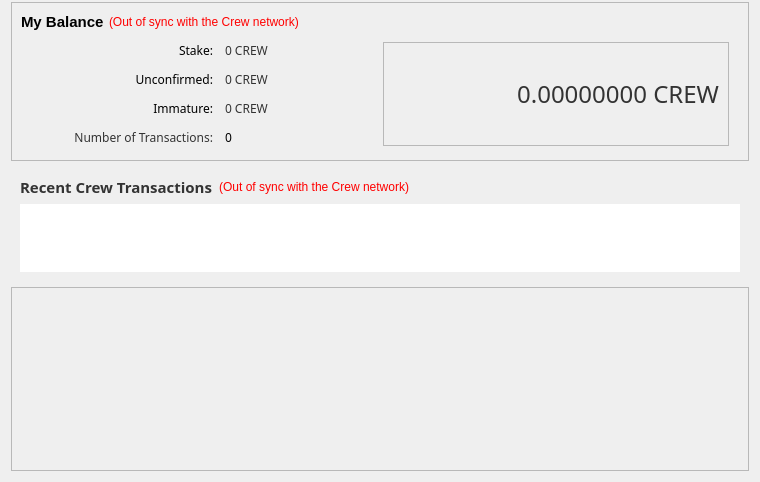
<?xml version="1.0" encoding="UTF-8"?>
<ui version="4.0">
 <class>OverviewPage</class>
 <widget class="QWidget" name="OverviewPage">
  <property name="geometry">
   <rect>
    <x>0</x>
    <y>0</y>
    <width>760</width>
    <height>397</height>
   </rect>
  </property>
  <property name="windowTitle">
   <string>Form</string>
  </property>
  <layout class="QVBoxLayout" name="verticalLayout_5" stretch="0,1,0">
   <property name="topMargin">
    <number>2</number>
   </property>
   <item>
    <widget class="QFrame" name="frameTop">
     <property name="frameShape">
      <enum>QFrame::StyledPanel</enum>
     </property>
     <property name="frameShadow">
      <enum>QFrame::Raised</enum>
     </property>
     <layout class="QVBoxLayout" name="verticalLayout_4">
      <property name="spacing">
       <number>5</number>
      </property>
      <item>
       <layout class="QHBoxLayout" name="horizontalLayout_4">
        <item>
         <widget class="QLabel" name="label_5">
          <property name="font">
           <font>
            <pointsize>11</pointsize>
            <weight>75</weight>
            <bold>true</bold>
           </font>
          </property>
          <property name="text">
           <string>My Balance</string>
          </property>
         </widget>
        </item>
        <item>
         <widget class="QLabel" name="labelWalletStatus">
          <property name="toolTip">
           <string>The displayed information may be out of date. Your wallet automatically synchronizes with the Crew network after a connection is established, but this process has not completed yet.</string>
          </property>
          <property name="styleSheet">
           <string notr="true">QLabel { color: red; }</string>
          </property>
          <property name="text">
           <string notr="true">(Out of sync with the Crew network)</string>
          </property>
          <property name="alignment">
           <set>Qt::AlignLeading|Qt::AlignLeft|Qt::AlignVCenter</set>
          </property>
         </widget>
        </item>
        <item>
         <spacer name="horizontalSpacer_2">
          <property name="orientation">
           <enum>Qt::Horizontal</enum>
          </property>
          <property name="sizeHint" stdset="0">
           <size>
            <width>40</width>
            <height>20</height>
           </size>
          </property>
         </spacer>
        </item>
       </layout>
      </item>
      <item>
       <layout class="QHBoxLayout" name="horizontalLayout">
        <property name="leftMargin">
         <number>10</number>
        </property>
        <property name="topMargin">
         <number>5</number>
        </property>
        <property name="rightMargin">
         <number>10</number>
        </property>
        <property name="bottomMargin">
         <number>5</number>
        </property>
        <item>
         <layout class="QFormLayout" name="formLayout_2">
          <property name="fieldGrowthPolicy">
           <enum>QFormLayout::AllNonFixedFieldsGrow</enum>
          </property>
          <property name="horizontalSpacing">
           <number>12</number>
          </property>
          <property name="verticalSpacing">
           <number>12</number>
          </property>
          <item row="0" column="0">
           <widget class="QLabel" name="label_6">
            <property name="sizePolicy">
             <sizepolicy hsizetype="MinimumExpanding" vsizetype="Preferred">
              <horstretch>0</horstretch>
              <verstretch>0</verstretch>
             </sizepolicy>
            </property>
            <property name="minimumSize">
             <size>
              <width>182</width>
              <height>0</height>
             </size>
            </property>
            <property name="baseSize">
             <size>
              <width>80</width>
              <height>0</height>
             </size>
            </property>
            <property name="font">
             <font>
              <family>Sans</family>
             </font>
            </property>
            <property name="text">
             <string>Stake:</string>
            </property>
            <property name="alignment">
             <set>Qt::AlignRight|Qt::AlignTrailing|Qt::AlignVCenter</set>
            </property>
           </widget>
          </item>
          <item row="0" column="1">
           <widget class="QLabel" name="labelStake">
            <property name="font">
             <font>
              <family>Sans</family>
             </font>
            </property>
            <property name="cursor">
             <cursorShape>IBeamCursor</cursorShape>
            </property>
            <property name="toolTip">
             <string>Total of coins that was staked, and do not yet count towards the current balance</string>
            </property>
            <property name="text">
             <string notr="true">&lt;html&gt;&lt;head/&gt;&lt;body&gt;&lt;p&gt;&lt;span style=&quot; color:#333333;&quot;&gt;0 CREW&lt;/span&gt;&lt;/p&gt;&lt;/body&gt;&lt;/html&gt;</string>
            </property>
            <property name="textInteractionFlags">
             <set>Qt::LinksAccessibleByMouse|Qt::TextSelectableByKeyboard|Qt::TextSelectableByMouse</set>
            </property>
           </widget>
          </item>
          <item row="1" column="0">
           <widget class="QLabel" name="label_3">
            <property name="sizePolicy">
             <sizepolicy hsizetype="MinimumExpanding" vsizetype="Preferred">
              <horstretch>0</horstretch>
              <verstretch>0</verstretch>
             </sizepolicy>
            </property>
            <property name="minimumSize">
             <size>
              <width>182</width>
              <height>0</height>
             </size>
            </property>
            <property name="baseSize">
             <size>
              <width>80</width>
              <height>0</height>
             </size>
            </property>
            <property name="font">
             <font>
              <family>Sans</family>
             </font>
            </property>
            <property name="text">
             <string>Unconfirmed:</string>
            </property>
            <property name="alignment">
             <set>Qt::AlignRight|Qt::AlignTrailing|Qt::AlignVCenter</set>
            </property>
           </widget>
          </item>
          <item row="1" column="1">
           <widget class="QLabel" name="labelUnconfirmed">
            <property name="font">
             <font>
              <family>Sans</family>
             </font>
            </property>
            <property name="cursor">
             <cursorShape>IBeamCursor</cursorShape>
            </property>
            <property name="toolTip">
             <string>Total of transactions that have yet to be confirmed, and do not yet count towards the current balance</string>
            </property>
            <property name="text">
             <string notr="true">&lt;html&gt;&lt;head/&gt;&lt;body&gt;&lt;p&gt;&lt;span style=&quot; color:#333333;&quot;&gt;0 CREW&lt;/span&gt;&lt;/p&gt;&lt;/body&gt;&lt;/html&gt;</string>
            </property>
            <property name="textInteractionFlags">
             <set>Qt::LinksAccessibleByMouse|Qt::TextSelectableByKeyboard|Qt::TextSelectableByMouse</set>
            </property>
           </widget>
          </item>
          <item row="2" column="0">
           <widget class="QLabel" name="labelImmatureText">
            <property name="sizePolicy">
             <sizepolicy hsizetype="MinimumExpanding" vsizetype="Preferred">
              <horstretch>0</horstretch>
              <verstretch>0</verstretch>
             </sizepolicy>
            </property>
            <property name="minimumSize">
             <size>
              <width>182</width>
              <height>0</height>
             </size>
            </property>
            <property name="baseSize">
             <size>
              <width>80</width>
              <height>0</height>
             </size>
            </property>
            <property name="font">
             <font>
              <family>Sans</family>
             </font>
            </property>
            <property name="layoutDirection">
             <enum>Qt::RightToLeft</enum>
            </property>
            <property name="text">
             <string>Immature:</string>
            </property>
            <property name="alignment">
             <set>Qt::AlignRight|Qt::AlignTrailing|Qt::AlignVCenter</set>
            </property>
           </widget>
          </item>
          <item row="2" column="1">
           <widget class="QLabel" name="labelImmature">
            <property name="font">
             <font>
              <family>Sans</family>
             </font>
            </property>
            <property name="toolTip">
             <string>Mined balance that has not yet matured</string>
            </property>
            <property name="text">
             <string notr="true">&lt;html&gt;&lt;head/&gt;&lt;body&gt;&lt;p&gt;&lt;span style=&quot; color:#333333;&quot;&gt;0 CREW&lt;/span&gt;&lt;/p&gt;&lt;/body&gt;&lt;/html&gt;</string>
            </property>
            <property name="textInteractionFlags">
             <set>Qt::LinksAccessibleByMouse|Qt::TextSelectableByKeyboard|Qt::TextSelectableByMouse</set>
            </property>
           </widget>
          </item>
          <item row="3" column="0">
           <widget class="QLabel" name="label_2">
            <property name="minimumSize">
             <size>
              <width>182</width>
              <height>0</height>
             </size>
            </property>
            <property name="font">
             <font>
              <family>Sans</family>
             </font>
            </property>
            <property name="text">
             <string>&lt;html&gt;&lt;head/&gt;&lt;body&gt;&lt;p&gt;&lt;span style=&quot; color:#333333;&quot;&gt;Number of Transactions:&lt;/span&gt;&lt;/p&gt;&lt;/body&gt;&lt;/html&gt;</string>
            </property>
			<property name="alignment">
             <set>Qt::AlignRight|Qt::AlignTrailing|Qt::AlignVCenter</set>
            </property>
           </widget>
          </item>
          <item row="3" column="1">
           <widget class="QLabel" name="labelNumTransactions">
            <property name="font">
             <font>
              <family>Sans</family>
             </font>
            </property>
            <property name="toolTip">
             <string>Total number of transactions in wallet</string>
            </property>
            <property name="text">
             <string notr="true">0</string>
            </property>
           </widget>
          </item>
         </layout>
        </item>
        <item>
         <widget class="QFrame" name="frame_3">
          <property name="frameShape">
           <enum>QFrame::StyledPanel</enum>
          </property>
          <property name="frameShadow">
           <enum>QFrame::Plain</enum>
          </property>
          <property name="lineWidth">
           <number>1</number>
          </property>
          <layout class="QVBoxLayout" name="verticalLayout_6">
           <item>
            <widget class="QLabel" name="labelBalance">
             <property name="sizePolicy">
              <sizepolicy hsizetype="Expanding" vsizetype="Preferred">
               <horstretch>0</horstretch>
               <verstretch>0</verstretch>
              </sizepolicy>
             </property>
             <property name="minimumSize">
              <size>
               <width>200</width>
               <height>30</height>
              </size>
             </property>
             <property name="font">
              <font>
               <family>Sans</family>
               <pointsize>18</pointsize>
               <weight>50</weight>
               <bold>false</bold>
              </font>
             </property>
             <property name="cursor">
              <cursorShape>IBeamCursor</cursorShape>
             </property>
             <property name="toolTip">
              <string>Your current balance</string>
             </property>
             <property name="text">
              <string notr="true">&lt;html&gt;&lt;head/&gt;&lt;body&gt;&lt;p&gt;&lt;span style=&quot; color:#333333;&quot;&gt;0.00000000 CREW&lt;/span&gt;&lt;/p&gt;&lt;/body&gt;&lt;/html&gt;</string>
             </property>
             <property name="alignment">
              <set>Qt::AlignRight|Qt::AlignTrailing|Qt::AlignVCenter</set>
             </property>
             <property name="textInteractionFlags">
              <set>Qt::LinksAccessibleByMouse|Qt::TextSelectableByKeyboard|Qt::TextSelectableByMouse</set>
             </property>
            </widget>
           </item>
          </layout>
         </widget>
        </item>
       </layout>
      </item>
     </layout>
    </widget>
   </item>
   <item>
    <layout class="QVBoxLayout" name="verticalLayout_3">
     <item>
      <widget class="QFrame" name="frame_2">
       <property name="frameShape">
        <enum>QFrame::NoFrame</enum>
       </property>
       <property name="frameShadow">
        <enum>QFrame::Raised</enum>
       </property>
       <layout class="QVBoxLayout" name="verticalLayout">
        <item>
         <layout class="QHBoxLayout" name="horizontalLayout_2">
          <item>
           <widget class="QLabel" name="label_4">
            <property name="font">
             <font>
              <family>Sans</family>
              <pointsize>11</pointsize>
			  <weight>75</weight>
			  <bold>true</bold>
             </font>
            </property>
            <property name="text">
             <string>&lt;html&gt;&lt;head/&gt;&lt;body&gt;&lt;p&gt;&lt;span style=&quot; font-size:11pt; color:#333333;&quot;&gt;Recent Crew Transactions&lt;/span&gt;&lt;/p&gt;&lt;/body&gt;&lt;/html&gt;</string>
            </property>
           </widget>
          </item>
          <item>
           <widget class="QLabel" name="labelTransactionsStatus">
            <property name="toolTip">
             <string>The displayed information may be out of date. Your wallet automatically synchronizes with the Crew network after a connection is established, but this process has not completed yet.</string>
            </property>
            <property name="styleSheet">
             <string notr="true">QLabel { color: red; }</string>
            </property>
            <property name="text">
             <string notr="true">(Out of sync with the Crew network)</string>
            </property>
            <property name="alignment">
             <set>Qt::AlignRight|Qt::AlignTrailing|Qt::AlignVCenter</set>
            </property>
           </widget>
          </item>
          <item>
           <spacer name="horizontalSpacer">
            <property name="orientation">
             <enum>Qt::Horizontal</enum>
            </property>
            <property name="sizeHint" stdset="0">
             <size>
              <width>40</width>
              <height>20</height>
             </size>
            </property>
           </spacer>
          </item>
         </layout>
        </item>
        <item>
         <widget class="QListView" name="listTransactions">
          <property name="styleSheet">
           <string notr="true"/>
          </property>
          <property name="frameShape">
           <enum>QFrame::NoFrame</enum>
          </property>
          <property name="verticalScrollBarPolicy">
           <enum>Qt::ScrollBarAlwaysOff</enum>
          </property>
          <property name="horizontalScrollBarPolicy">
           <enum>Qt::ScrollBarAlwaysOff</enum>
          </property>
          <property name="selectionMode">
           <enum>QAbstractItemView::NoSelection</enum>
          </property>
         </widget>
        </item>
       </layout>
      </widget>
     </item>
     <item>
      <spacer name="verticalSpacer_2">
       <property name="orientation">
        <enum>Qt::Vertical</enum>
       </property>
       <property name="sizeHint" stdset="0">
        <size>
         <width>20</width>
         <height>40</height>
        </size>
       </property>
      </spacer>
     </item>
    </layout>
   </item>

   <item>
        <widget class="QFrame" name="diffplotframe">
         <property name="frameShape">
          <enum>QFrame::StyledPanel</enum>
         </property>
         <property name="frameShadow">
          <enum>QFrame::Raised</enum>
         </property>
         <layout class="QVBoxLayout" name="verticalLayout_3_1">
          <property name="leftMargin">
           <number>1</number>
          </property>
          <property name="topMargin">
           <number>1</number>
          </property>
          <property name="rightMargin">
           <number>1</number>
          </property>
          <property name="bottomMargin">
           <number>1</number>
          </property>
          <item>
           <layout class="QHBoxLayout" name="horizontalLayout_3">
            <item>
             <widget class="QCustomPlot" name="diffplot" native="true">
              
			  <property name="sizePolicy">
             <sizepolicy hsizetype="MinimumExpanding" vsizetype="Preferred">
              <horstretch>0</horstretch>
              <verstretch>0</verstretch>
             </sizepolicy>
            </property>
			  
			  <property name="minimumSize">
               <size>
                <width>0</width>
                <height>180</height>
               </size>
              </property>
             </widget>
            </item>
           </layout>
          </item>
         </layout>
        </widget>
       </item>
	   
  <!-- <item>
    <widget class="QFrame" name="frame_3_2">
     <property name="lineWidth">
      <number>0</number>
     </property>
     <layout class="QVBoxLayout" name="verticalLayout_3_2">
      <item>
       <widget class="QProgressBar" name="strengthBar">
        <property name="font">
         <font>
          <weight>75</weight>
          <bold>true</bold>
         </font>
        </property>
        <property name="toolTip">
         <string>This is your own estimated network weight. </string>
        </property>
        <property name="statusTip">
         <string/>
        </property>
        <property name="styleSheet">
         <string notr="true">
QProgressBar {
     border: 3px solid #111111;
     border-radius: 7px;
  	background-color: #272727;
	text-align: center;
	color: #ffffff;
	height: 15px;
 }

 QProgressBar::chunk {
	background: rgb(204,70,62);
     width: 5px;
 }</string>
        </property>
        <property name="value">
         <number>0</number>
        </property>
        <property name="invertedAppearance">
         <bool>false</bool>
        </property>
        <property name="format">
         <string>Loading...</string>
        </property>
       </widget>
      </item>
     </layout>
    </widget>
   </item>	   -->
	   
  </layout>
 </widget>
 
 <customwidgets>
  <customwidget>
   <class>QCustomPlot</class>
   <extends>QWidget</extends>
   <header>qt/qcustomplot.h</header>
   <container>1</container>
  </customwidget>
 </customwidgets>
 
 <resources/>
 <connections/>
</ui>
